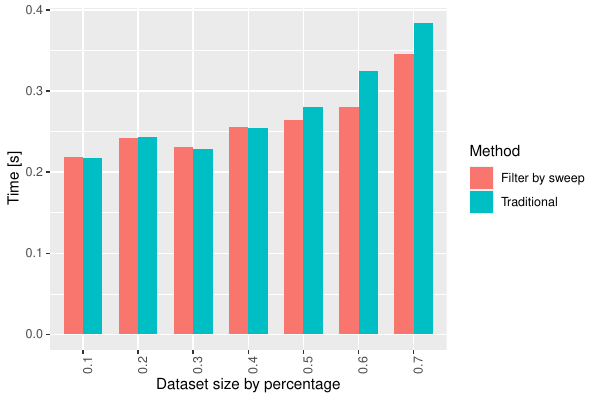

Write the R code that produced this figure.
library(tidyverse)
data0 = enframe(read_lines("Unbalance_Tester02.txt"), value="line")

data1 = data0 %>% filter(str_detect(line, 'INFO')) %>% filter(str_detect(line, 'END')) 

fields = c("tag","ts","runId","perc","file","method","stage","time","p","n1","n2")
data2 = data1 %>% 
  separate(sep = "\\t", col = "line", into = fields, extra = "drop") %>%
  select(method, perc, time) %>%
  mutate(time = as.numeric(time) / 1000.0, perc = as.factor(as.numeric(perc) / 100.0)) %>%
  mutate(method = str_replace(method, "Sweeping", "Filter by sweep"))

data3 = data2 %>% group_by(method, perc) %>% summarise(time = mean(time)) 

p = ggplot(data3, aes(x = perc, y = time, fill = method)) + 
  geom_col(width = 0.7, position="dodge") + 
  theme(axis.text.x = element_text(angle = 90, hjust = 1)) +
  labs(x="Dataset size by percentage", y="Time [s]") + 
  guides(fill=guide_legend(title="Method"))
plot(p)

W = 6
H = 4
ggsave(paste0("Unbalance_Tester02.pdf"), width = W, height = H)
